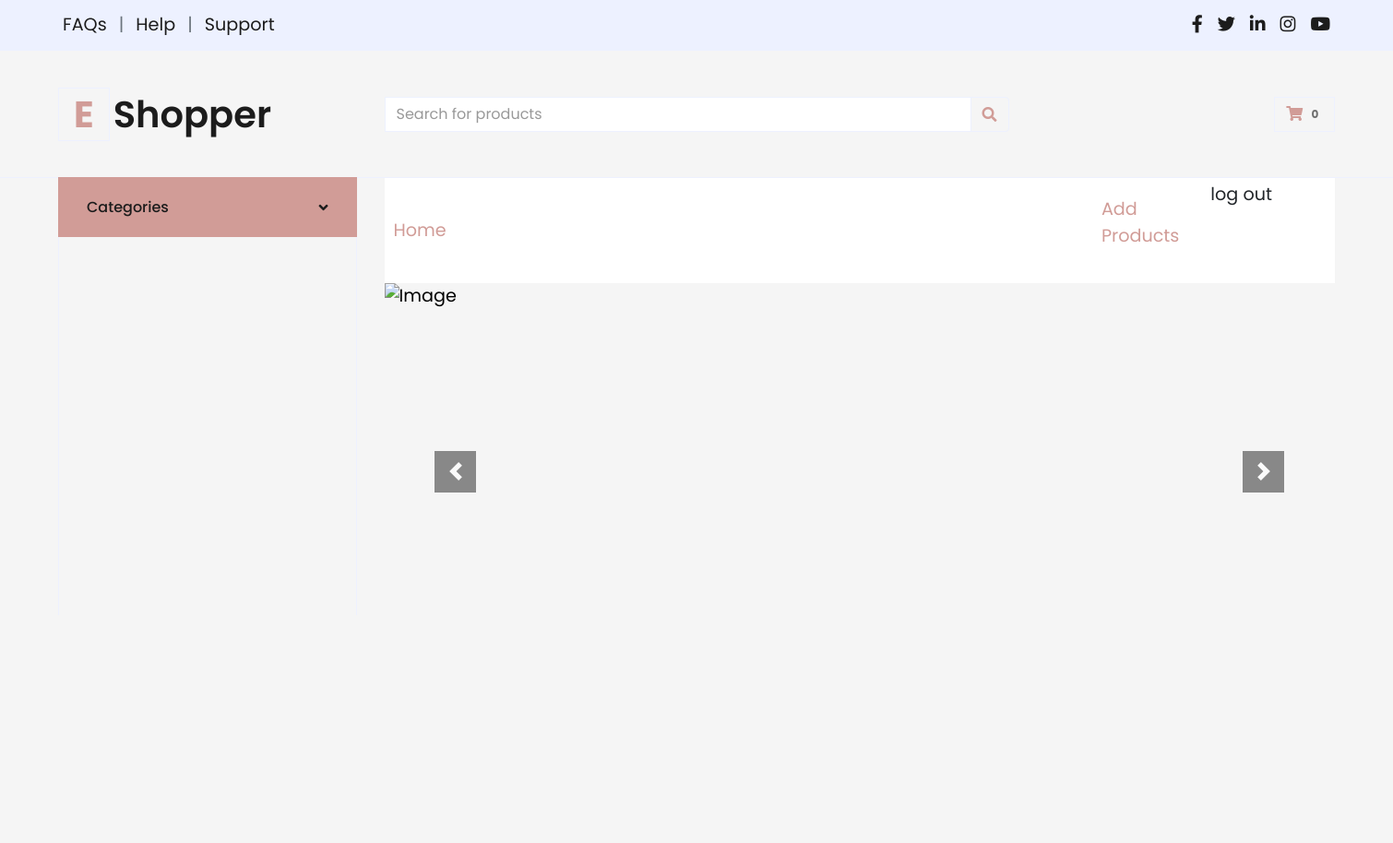
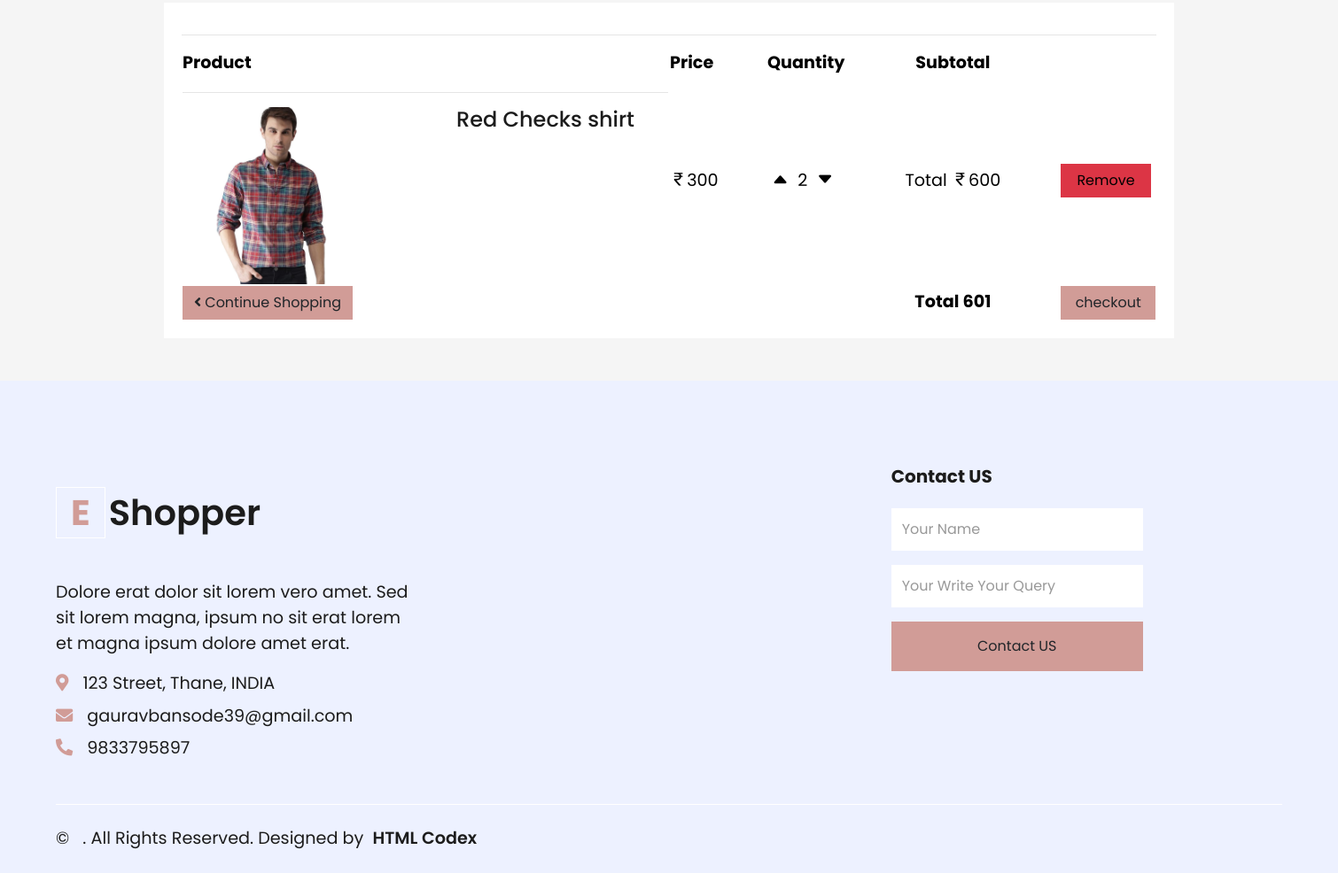
Page /cart2/ (signed in) on the committed database (2 pictures, top to bottom).
### ecom_app/models.py (models this page shows, shortened)
class cart(models.Model):
    user=models.ForeignKey(User,on_delete=models.CASCADE)
    product=models.ForeignKey(products,on_delete=models.CASCADE)
    quantity=models.PositiveIntegerField(default=1)

class products(models.Model):
    cat=models.ForeignKey(category,on_delete=models.CASCADE)
    name=models.CharField(max_length=50)
    description=models.TextField(max_length=2000)
    prize=models.IntegerField()
    images=models.ImageField(upload_to='images/')

### ecom_app/views.py (the view)
# urls.py: path('cart2/',views.show_cart,name='show_cart'),
@login_required
def show_cart(request):
    cart_info=cart.objects.filter(user=request.user)
    total=0+1
    quantity=0
    for i in cart_info:
        subtotal=i.quantity*i.product.prize
        total=total+subtotal
        quantity=quantity+i.quantity
        p_id=i.product.id
    return render(request,'cart.html',{'cart_info':cart_info,'total':total,'cart_value':quantity})

### templates/cart.html (shortened to what this page needs)
{% extends "base.html" %}
{% load static %}
{% block body %}
<div class="container" style="margin-top: 200px;background-color: white; padding: 20px;">
  <table id="cart">
    <thead>
      <tr>
        <th style="width:50%">Product</th>
        <th style="width:10%">Price</th>
        <th style="width:8%">Quantity</th>
        <th style="width:22%" class="text-center">Subtotal</th>
      </tr>
    </thead>
    <tbody>
      <hr>
      {% for i in cart_info %}
      <tr>
        <td data-th="Product">
          <hr>
          <div class="row">
            <div class="col-sm-2 "><img src="{{i.product.images.url}}"  alt="..." class="img-responsive"
                style="height: 200px ;width: 200px;object-fit: contain;" /></div>
            <div class="col-sm-10" style="position: absolute;left: 500px;">
              <h4 class="nomargin";>{{i.product.name}}</h4>
            </div>
          </div>
        </td>
        <td data-th="Price"> <i class="bi bi-currency-rupee"></i>{{i.product.prize}}</td>
        <td data-th="Quantity">
          <a href="{% url 'increase_cart' i.product.id %}"><i class="bi bi-caret-up-fill"></i></a> {{i.quantity}} <a
              href="{% url 'decrease_cart' i.product.id %}"><span><i class="bi bi-caret-down-fill"></i></span></a>
        </td>
        <td data-th="Subtotal" class="text-center"> Total <i class="bi bi-currency-rupee"></i>{% widthratio i.quantity 1 i.product.prize %}</td>
        <td class="actions" data-th="">
          <button class="btn btn-info btn-danger"><a href="{% url 'delete_cart' i.id %}">Remove</a></button>
        </td>
      </tr>
      {% endfor %}
    </tbody>
    <tfoot>
      <tr>
        <td><a href="{% url 'home' %}" class="btn btn-primary"><i class="fa fa-angle-left"></i> Continue Shopping</a>
        </td>
        <td colspan="2" class="hidden-xs"></td>
        <td class="hidden-xs text-center"><strong>Total {{total}}</strong></td>
        {% for i in cart_info %}
        {% if forloop.counter >= 1 %}
        <td><a href="{% url 'ch' %}" class="btn btn-primary btn-block">checkout </a></td>
        {% endif %}
        {% endfor %}
      </tr>
    </tfoot>
  </table>
</div>
{% endblock body %}

### templates/base.html (style rules this page uses)
body { font-size:large; background-color:whitesmoke; }

### rows in the picture
cart: product.images (picture), product.name "Red Checks shirt", product.prize "300", quantity "2", quantity+product "600"

### other values in the picture
{{ total }} "601"
